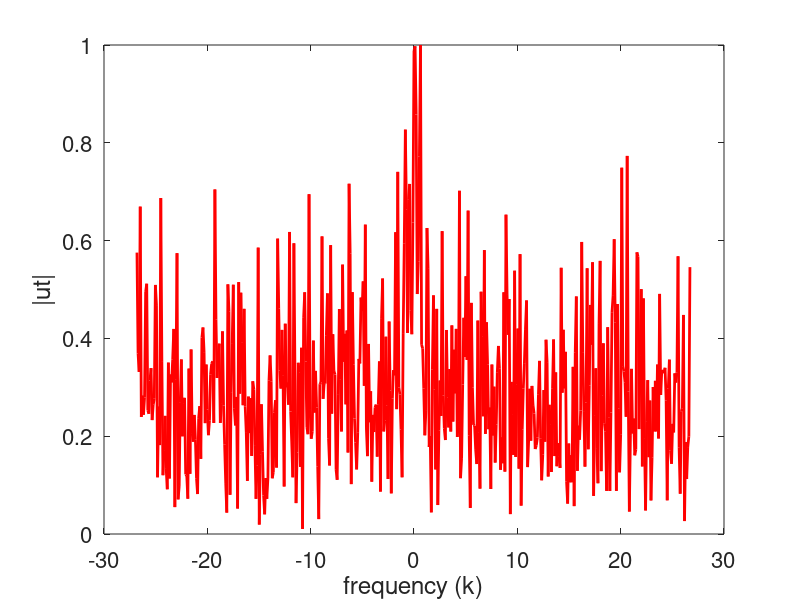
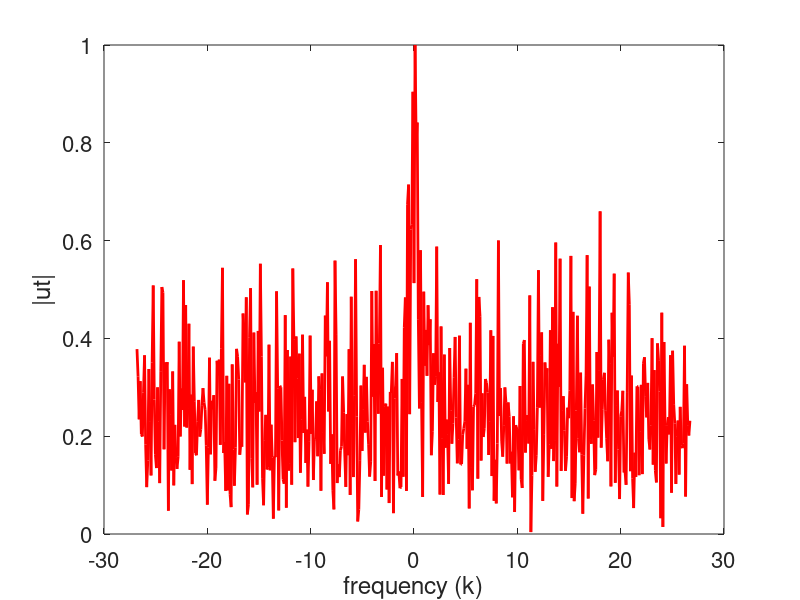
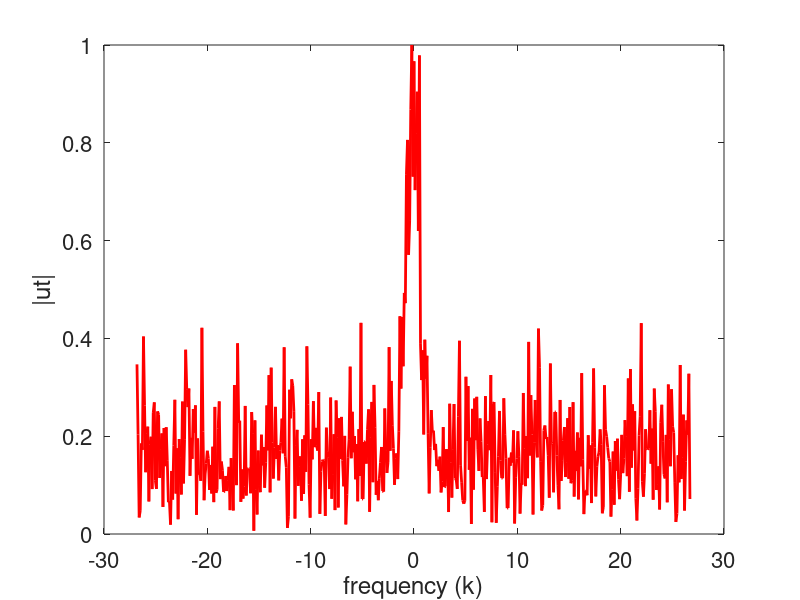
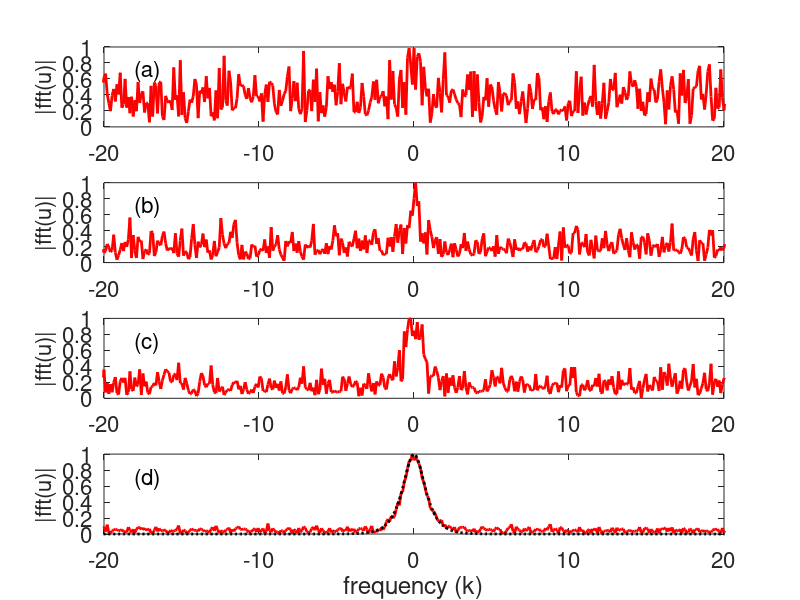

The MATLAB script that drew these images, in order:
% Section 13.3
clear; close all; clc

L = 30;
n = 512;

t2 = linspace(-L,L,n+1); 
t = t2(1:n);
k = (2*pi/(2*L))*[0:(n/2-1) -n/2:-1];
ks = fftshift(k);  % We define this so we don't need to use fftshift(k) every time we plot
u=sech(t);
ut = fft(u);

noise = 10;
utn = ut+noise*(randn(1,n)+1i*randn(1,n)); 

figure(1)
plot(ks,fftshift(abs(utn))/max(abs(utn)),'r','Linewidth',2)
set(gca,'Fontsize',16)
xlabel('frequency (k)')
ylabel('|ut|')

%% Average together two noisy signals
ave = zeros(1,n);
for j=1:2
    utn=ut+noise*(randn(1,n)+1i*randn(1,n));
    ave = ave+utn;
end
ave = abs(fftshift(ave))/2;  % not sure what this is doing

figure(2)
plot(ks,ave/max(ave),'r','Linewidth',2)
set(gca,'Fontsize',16)
xlabel('frequency (k)')
ylabel('|ut|')

%% Average together 5 noisy signals
ave = zeros(1,n);
for j=1:5
    utn=ut+noise*(randn(1,n)+1i*randn(1,n));
    ave = ave+utn;
end
ave = abs(fftshift(ave))/5;

figure(3)
plot(ks,ave/max(ave),'r','Linewidth',2)
set(gca,'Fontsize',16) % gcq = get current axis
xlabel('frequency (k)')
ylabel('|ut|')

%% Compare the average of (a) 1, (b) 2, (c) 5, and (d) 100 noisy signals
clear; clc
figure(4)

L = 30;
n = 512;

t2 = linspace(-L,L,n+1); 
t = t2(1:n);
k = (2*pi/(2*L))*[0:(n/2-1) -n/2:-1];
ks = fftshift(k);

noise = 10;
labels=['(a)';'(b)';'(c)';'(d)'];
realize=[1 2 5 100];
for jj=1:length(realize)
    u = sech(t);
    ave = zeros(1,n);
    ut = fft(u);
    for j=1:realize(jj)
        utn(j,:)=ut+noise*(randn(1,n)+1i*randn(1,n));
        ave = ave+utn(j,:);
    end
    ave = abs(fftshift(ave))/realize(jj);
    
    subplot(4,1,jj)
    plot(ks,ave/max(ave),'r','Linewidth',2)
    set(gca,'Fontsize',16)
    axis([-20 20 0 1])
    text(-18,0.7,labels(jj,:),'Fontsize',16) 
    ylabel('|fft(u)|','Fontsize',16)
end
hold on
plot(ks,abs(fftshift(ut))/max(abs(ut)),'k:','Linewidth',2)
set(gca,'Fontsize',16)
xlabel('frequency (k)')

%% Show fft's of 21 shifted sech functions
slice=0:0.5:10;
[T,S]=meshgrid(t,slice);
[K,S]=meshgrid(k,slice);

U=sech(T-10*sin(S)).*exp(1i*0*T);
figure(5)
subplot(2,1,1)
waterfall(T,2*S+1,U), colormap([0 0 0]), view(-15,70)
set(gca,'Fontsize',15,'Xlim',[-30 30],'Zlim',[0 2])
xlabel('time (t)'), ylabel('realizations'), zlabel('|u|')

for j=1:length(slice)
    Ut(j,:)=fft(U(j,:));
    Kp(j,:)=fftshift(K(j,:));
    Utp(j,:)=fftshift(Ut(j,:));
    Utn(j,:)=Ut(j,:)+noise*(randn(1,n)+i*randn(1,n));
    Utnp(j,:)=fftshift(Utn(j,:))/max(abs(Utn(j,:)));
    Un(j,:)=ifft(Utn(j,:));
end
subplot(2,1,2)
waterfall(Kp,2*S+1,abs(Utp)/max(abs(Utp(1,:)))), colormap([0 0 0]), view(-15,70)
set(gca,'Fontsize',15,'Xlim',[-28 28])
xlabel('frequency (k)'), ylabel('realizations'), zlabel('|fft(u)|')

%% Show fft's of 21 shifted noisy signals
figure(6)
subplot(2,1,1)
waterfall(T,2*S+1,abs(Un)), colormap([0 0 0]), view(-15,70)
set(gca,'Fontsize',15,'Xlim',[-30 30],'Zlim',[0 2])
xlabel('time (t)'), ylabel('realizations'), zlabel('|u|')

subplot(2,1,2)
waterfall(Kp,2*S+1,abs(Utnp)/max(abs(Utnp(1,:)))), colormap([0 0 0]), view(-15,70)
set(gca,'Fontsize',15,'Xlim',[-28 28])
xlabel('frequency (k)'), ylabel('realizations'), zlabel('|fft(u)|')

%% Compare average in time domain to average in frequency domain
Uave=zeros(1,n);
Utave=zeros(1,n);
for j =1:length(slice)
    Uave=Uave+Un(j,:);
    Utave=Utave+Utn(j,:);
end
Uave=Uave/length(slice);
Utave=fftshift(Utave)/length(slice);

figure(7)
subplot(2,1,1)
plot(t,abs(Uave),'k','Linewidth',2)
set(gca,'Fontsize',15)
xlabel('time (t)')
ylabel('|u|')

subplot(2,1,2)
plot(ks,abs(Utave)/max(abs(Utave)),'r','Linewidth',2)
hold on
plot(ks,abs(fftshift(Ut(1,:)))/max(abs(Ut(1,:))),'k:','Linewidth',2)
axis([-20 20 0 1])
set(gca,'Fontsize',15)
xlabel('frequency (k)')
ylabel('|fft(u)|')